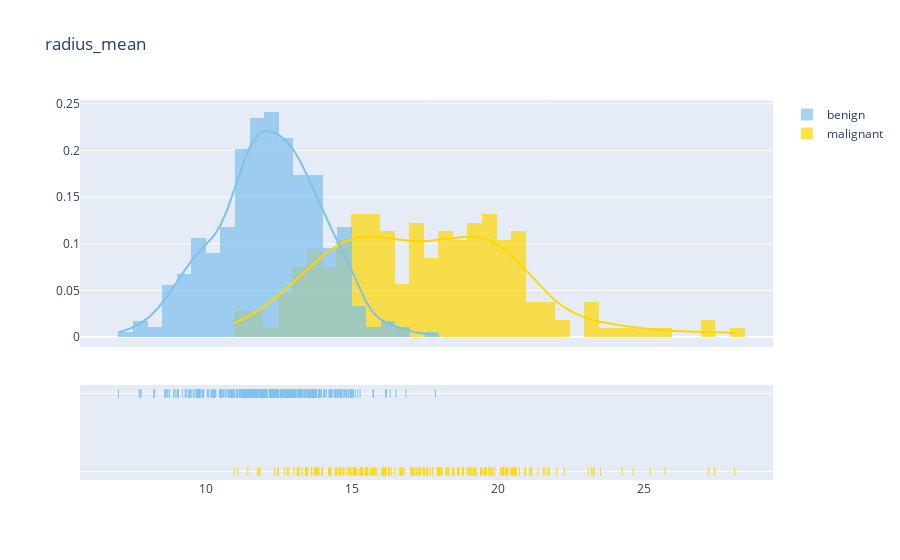
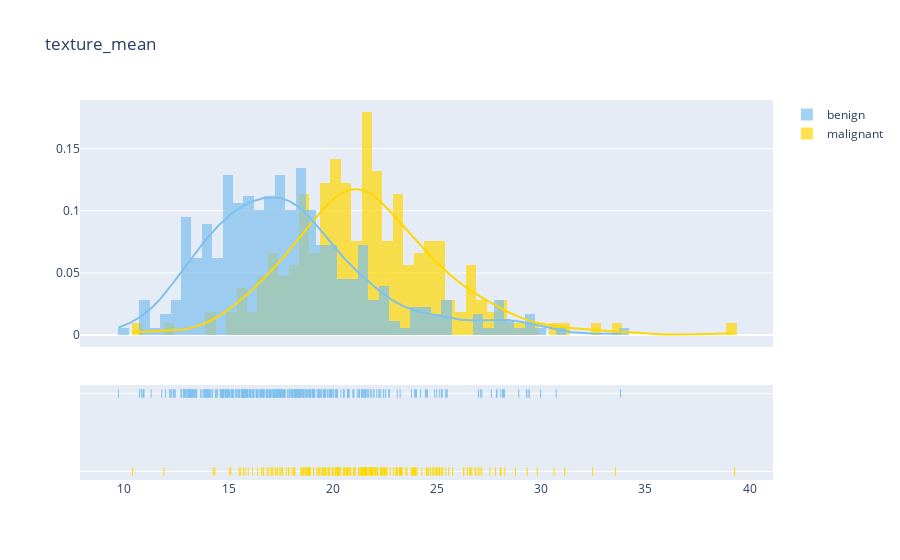
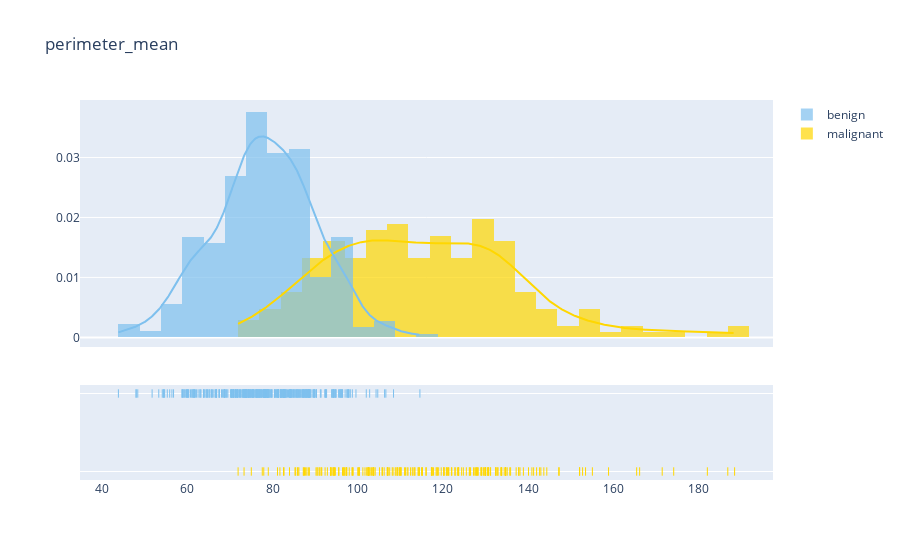
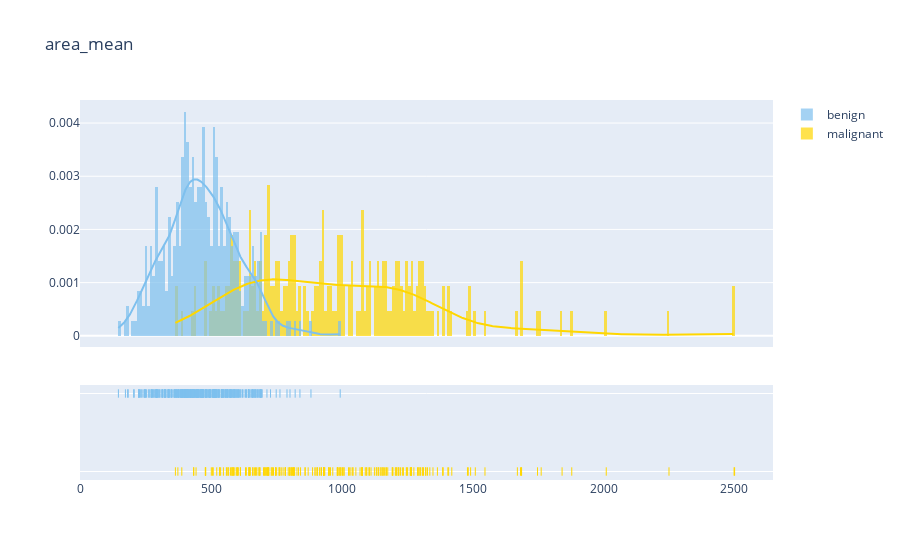

Source (notebook cell) for these figures, in order:
### Code cell
plot_distribution('radius_mean', .5)
plot_distribution('texture_mean', .5)
plot_distribution('perimeter_mean', 5)
plot_distribution('area_mean', 10)

### Figure 1 — Plotly figure (JSON) as saved in the notebook; plotly's stock layout.template omitted (floating-point values rounded to 4 significant figures; data arrays with more than 128 entries replaced by an {"elided": "..."} marker saying what was removed)
{"data": [{"autobinx": false, "histnorm": "probability density", "legendgroup": "malignant", "marker": {"color": "#FFD700"}, "name": "malignant", "opacity": 0.7, "type": "histogram", "x": {"elided": "212 float values"}, "xaxis": "x", "xbins": {"end": 28.11, "size": 0.5, "start": 10.95}, "yaxis": "y"}, {"autobinx": false, "histnorm": "probability density", "legendgroup": "benign", "marker": {"color": "#7EC0EE"}, "name": "benign", "opacity": 0.7, "type": "histogram", "x": {"elided": "357 float values"}, "xaxis": "x", "xbins": {"end": 17.85, "size": 0.5, "start": 6.981}, "yaxis": "y"}, {"legendgroup": "malignant", "marker": {"color": "#FFD700"}, "mode": "lines", "name": "malignant", "showlegend": false, "type": "scatter", "x": {"elided": "500 float values"}, "xaxis": "x", "y": {"elided": "500 float values"}, "yaxis": "y"}, {"legendgroup": "benign", "marker": {"color": "#7EC0EE"}, "mode": "lines", "name": "benign", "showlegend": false, "type": "scatter", "x": {"elided": "500 float values"}, "xaxis": "x", "y": {"elided": "500 float values"}, "yaxis": "y"}, {"legendgroup": "malignant", "marker": {"color": "#FFD700", "symbol": "line-ns-open"}, "mode": "markers", "name": "malignant", "showlegend": false, "type": "scatter", "x": {"elided": "212 float values"}, "xaxis": "x", "y": {"elided": "212 str values"}, "yaxis": "y2"}, {"legendgroup": "benign", "marker": {"color": "#7EC0EE", "symbol": "line-ns-open"}, "mode": "markers", "name": "benign", "showlegend": false, "type": "scatter", "x": {"elided": "357 float values"}, "xaxis": "x", "y": {"elided": "357 str values"}, "yaxis": "y2"}], "layout": {"barmode": "overlay", "hovermode": "closest", "legend": {"traceorder": "reversed"}, "title": {"text": "radius_mean"}, "xaxis": {"anchor": "y2", "domain": [0, 1], "zeroline": false}, "yaxis": {"anchor": "free", "domain": [0.35, 1], "position": 0}, "yaxis2": {"anchor": "x", "domain": [0, 0.25], "dtick": 1, "showticklabels": false}}}

### Figure 2 — Plotly figure (JSON) as saved in the notebook; plotly's stock layout.template omitted (floating-point values rounded to 4 significant figures; data arrays with more than 128 entries replaced by an {"elided": "..."} marker saying what was removed)
{"data": [{"autobinx": false, "histnorm": "probability density", "legendgroup": "malignant", "marker": {"color": "#FFD700"}, "name": "malignant", "opacity": 0.7, "type": "histogram", "x": {"elided": "212 float values"}, "xaxis": "x", "xbins": {"end": 39.28, "size": 0.5, "start": 10.38}, "yaxis": "y"}, {"autobinx": false, "histnorm": "probability density", "legendgroup": "benign", "marker": {"color": "#7EC0EE"}, "name": "benign", "opacity": 0.7, "type": "histogram", "x": {"elided": "357 float values"}, "xaxis": "x", "xbins": {"end": 33.81, "size": 0.5, "start": 9.71}, "yaxis": "y"}, {"legendgroup": "malignant", "marker": {"color": "#FFD700"}, "mode": "lines", "name": "malignant", "showlegend": false, "type": "scatter", "x": {"elided": "500 float values"}, "xaxis": "x", "y": {"elided": "500 float values"}, "yaxis": "y"}, {"legendgroup": "benign", "marker": {"color": "#7EC0EE"}, "mode": "lines", "name": "benign", "showlegend": false, "type": "scatter", "x": {"elided": "500 float values"}, "xaxis": "x", "y": {"elided": "500 float values"}, "yaxis": "y"}, {"legendgroup": "malignant", "marker": {"color": "#FFD700", "symbol": "line-ns-open"}, "mode": "markers", "name": "malignant", "showlegend": false, "type": "scatter", "x": {"elided": "212 float values"}, "xaxis": "x", "y": {"elided": "212 str values"}, "yaxis": "y2"}, {"legendgroup": "benign", "marker": {"color": "#7EC0EE", "symbol": "line-ns-open"}, "mode": "markers", "name": "benign", "showlegend": false, "type": "scatter", "x": {"elided": "357 float values"}, "xaxis": "x", "y": {"elided": "357 str values"}, "yaxis": "y2"}], "layout": {"barmode": "overlay", "hovermode": "closest", "legend": {"traceorder": "reversed"}, "title": {"text": "texture_mean"}, "xaxis": {"anchor": "y2", "domain": [0, 1], "zeroline": false}, "yaxis": {"anchor": "free", "domain": [0.35, 1], "position": 0}, "yaxis2": {"anchor": "x", "domain": [0, 0.25], "dtick": 1, "showticklabels": false}}}

### Figure 3 — Plotly figure (JSON) as saved in the notebook; plotly's stock layout.template omitted (floating-point values rounded to 4 significant figures; data arrays with more than 128 entries replaced by an {"elided": "..."} marker saying what was removed)
{"data": [{"autobinx": false, "histnorm": "probability density", "legendgroup": "malignant", "marker": {"color": "#FFD700"}, "name": "malignant", "opacity": 0.7, "type": "histogram", "x": {"elided": "212 float values"}, "xaxis": "x", "xbins": {"end": 188.5, "size": 5, "start": 71.9}, "yaxis": "y"}, {"autobinx": false, "histnorm": "probability density", "legendgroup": "benign", "marker": {"color": "#7EC0EE"}, "name": "benign", "opacity": 0.7, "type": "histogram", "x": {"elided": "357 float values"}, "xaxis": "x", "xbins": {"end": 114.6, "size": 5, "start": 43.79}, "yaxis": "y"}, {"legendgroup": "malignant", "marker": {"color": "#FFD700"}, "mode": "lines", "name": "malignant", "showlegend": false, "type": "scatter", "x": {"elided": "500 float values"}, "xaxis": "x", "y": {"elided": "500 float values"}, "yaxis": "y"}, {"legendgroup": "benign", "marker": {"color": "#7EC0EE"}, "mode": "lines", "name": "benign", "showlegend": false, "type": "scatter", "x": {"elided": "500 float values"}, "xaxis": "x", "y": {"elided": "500 float values"}, "yaxis": "y"}, {"legendgroup": "malignant", "marker": {"color": "#FFD700", "symbol": "line-ns-open"}, "mode": "markers", "name": "malignant", "showlegend": false, "type": "scatter", "x": {"elided": "212 float values"}, "xaxis": "x", "y": {"elided": "212 str values"}, "yaxis": "y2"}, {"legendgroup": "benign", "marker": {"color": "#7EC0EE", "symbol": "line-ns-open"}, "mode": "markers", "name": "benign", "showlegend": false, "type": "scatter", "x": {"elided": "357 float values"}, "xaxis": "x", "y": {"elided": "357 str values"}, "yaxis": "y2"}], "layout": {"barmode": "overlay", "hovermode": "closest", "legend": {"traceorder": "reversed"}, "title": {"text": "perimeter_mean"}, "xaxis": {"anchor": "y2", "domain": [0, 1], "zeroline": false}, "yaxis": {"anchor": "free", "domain": [0.35, 1], "position": 0}, "yaxis2": {"anchor": "x", "domain": [0, 0.25], "dtick": 1, "showticklabels": false}}}

### Figure 4 — Plotly figure (JSON) as saved in the notebook; plotly's stock layout.template omitted (floating-point values rounded to 4 significant figures; data arrays with more than 128 entries replaced by an {"elided": "..."} marker saying what was removed)
{"data": [{"autobinx": false, "histnorm": "probability density", "legendgroup": "malignant", "marker": {"color": "#FFD700"}, "name": "malignant", "opacity": 0.7, "type": "histogram", "x": {"elided": "212 float values"}, "xaxis": "x", "xbins": {"end": 2501, "size": 10, "start": 361.6}, "yaxis": "y"}, {"autobinx": false, "histnorm": "probability density", "legendgroup": "benign", "marker": {"color": "#7EC0EE"}, "name": "benign", "opacity": 0.7, "type": "histogram", "x": {"elided": "357 float values"}, "xaxis": "x", "xbins": {"end": 992.1, "size": 10, "start": 143.5}, "yaxis": "y"}, {"legendgroup": "malignant", "marker": {"color": "#FFD700"}, "mode": "lines", "name": "malignant", "showlegend": false, "type": "scatter", "x": {"elided": "500 float values"}, "xaxis": "x", "y": {"elided": "500 float values"}, "yaxis": "y"}, {"legendgroup": "benign", "marker": {"color": "#7EC0EE"}, "mode": "lines", "name": "benign", "showlegend": false, "type": "scatter", "x": {"elided": "500 float values"}, "xaxis": "x", "y": {"elided": "500 float values"}, "yaxis": "y"}, {"legendgroup": "malignant", "marker": {"color": "#FFD700", "symbol": "line-ns-open"}, "mode": "markers", "name": "malignant", "showlegend": false, "type": "scatter", "x": {"elided": "212 float values"}, "xaxis": "x", "y": {"elided": "212 str values"}, "yaxis": "y2"}, {"legendgroup": "benign", "marker": {"color": "#7EC0EE", "symbol": "line-ns-open"}, "mode": "markers", "name": "benign", "showlegend": false, "type": "scatter", "x": {"elided": "357 float values"}, "xaxis": "x", "y": {"elided": "357 str values"}, "yaxis": "y2"}], "layout": {"barmode": "overlay", "hovermode": "closest", "legend": {"traceorder": "reversed"}, "title": {"text": "area_mean"}, "xaxis": {"anchor": "y2", "domain": [0, 1], "zeroline": false}, "yaxis": {"anchor": "free", "domain": [0.35, 1], "position": 0}, "yaxis2": {"anchor": "x", "domain": [0, 0.25], "dtick": 1, "showticklabels": false}}}
